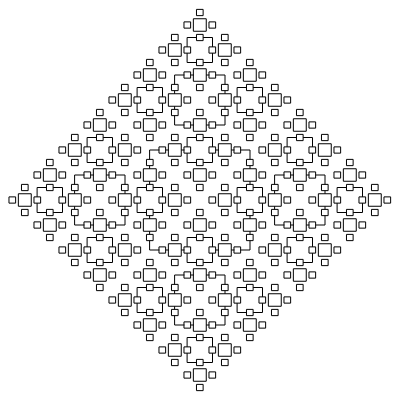
Frame 1 (no input)
Frame 60 (no input): identical to frame 1, image omitted
Frame 120 (the mouse pressed at the canvas centre since frame 60): identical to frame 1, image omitted

The p5.js sketch that drew this single still picture (run headless with seeded random() and noise() and a simulated clock; from frame 60 on, the mouse is pressed at the canvas centre):

// p5.js sketch
// ── sketch.js
var squares = [];
var sizeLimit = 10;

function setup() {
  createCanvas(400, 400);
  
  rectMode(CENTER);
}

function draw() {
  background(255);
  
  // sizeLimit = map(mouseY, 0, 400, 1, 110);
  squares = [];
  createSquare(width/2, height/2, width/4, height/4);
  

  for(var i=0; i < squares.length; i++) {
    var square = squares[i];
    if (square) {
      square.render();
    }
  }
  
}

function createSquare(squareX, squareY, squareWidth, squareHeight) {

  var square = new Square(squareX, squareY, squareWidth, squareHeight);
  squares.push(square);
  
  if(squareWidth > sizeLimit && squareHeight > sizeLimit) {
    var verticalOffset = squareHeight;
    var horizontalOffset = squareWidth;
    createSquare(squareX, squareY - verticalOffset, squareWidth/2, squareHeight/2);
    createSquare(squareX, squareY + verticalOffset, squareWidth/2, squareHeight/2);
    createSquare(squareX - horizontalOffset, squareY, squareWidth/2, squareHeight/2);
    createSquare(squareX + horizontalOffset, squareY, squareWidth/2, squareHeight/2);
  }
  
}
// ── square.js
class Square {
  constructor(newX, newY, newSize) {
    this.x = newX;
    this.y = newY;
    this.size = newSize;
  }
  
  render() {
    rect(this.x, this.y, this.size, this.size);
  }
  
  
}
